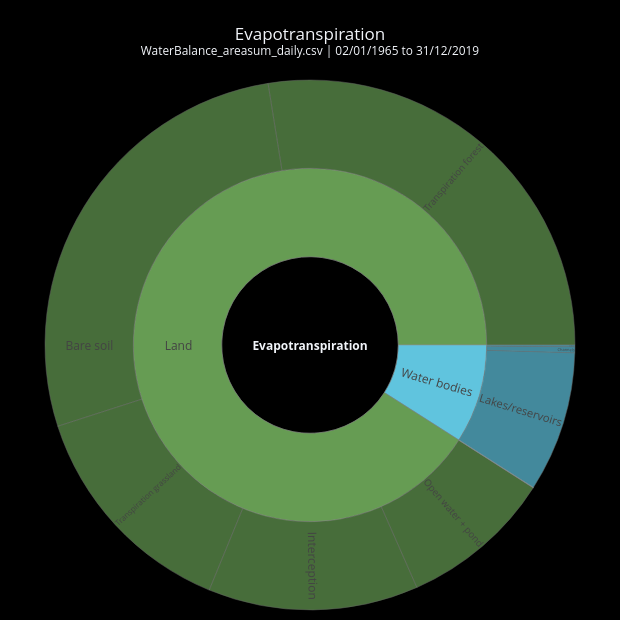

Write notebook code for a chart like this one.
### Code cell
# cell no 15: Evapotranspiration - composition (not a balance): land and water bodies
# ET: terms defined in cell no 07
ETCOL = {"Land": "#669C53", "Water bodies": "#60C4DE"}
etsum = flux("ET_all")
centre = "<b>Evapotranspiration</b>"
ids, labels, parents, values, colors, hover = [centre], [centre], [""], [etsum], [centre_color], [f"{etsum:.1f} mm, {etsum / nyears:.0f} mm/yr"]
for grp, lst in ET.items():
    vals = [(l, flux(c)) for l, c in lst if c in df.columns and flux(c) > 0]
    gv = sum(v for _, v in vals)
    if gv <= 0:
        continue
    ids.append(grp); labels.append(grp); parents.append(centre); values.append(gv); colors.append(ETCOL[grp])
    hover.append(f"{gv:.2f} mm, {gv / nyears:.0f} mm/yr, {100 * gv / etsum:.1f} %")
    for l, v in vals:
        ids.append(f"{grp}/{l}"); labels.append(l); parents.append(grp); values.append(v); colors.append(ETCOL[grp])
        hover.append(f"{v:.2f} mm, {v / nyears:.1f} mm/yr, {100 * v / etsum:.1f} %")
values[0] = sum(v for v, p in zip(values, parents) if p == centre)
# transpiration of the land covers + rest = sum_actTransTotal (check)
print(f"ET total {etsum:.2f} mm ({etsum / nyears:.0f} mm/yr), sum of the parts {values[0]:.2f} mm")
fig = go.Figure(go.Sunburst(ids=ids, labels=labels, parents=parents, values=values, branchvalues="total",
                            marker=dict(colors=colors, line=dict(color="#888", width=0.5)), customdata=hover,
                            hovertemplate="<b>%{label}</b><br>%{customdata}<extra></extra>", insidetextorientation="radial"))
fig.update_layout(title=dict(text=f"Evapotranspiration<br><sup>{title} | {period}</sup>", x=0.5), width=620, height=620,
                  margin=dict(l=10, r=10, t=80, b=10))
figs["Evapotranspiration"] = fig
fig.show()

### Figure 1 — Plotly figure (JSON) as saved in the notebook; plotly's stock layout.template omitted (floating-point values rounded to 4 significant figures)
{"data": [{"branchvalues": "total", "customdata": ["65837.3 mm, 1197 mm/yr", "59888.65 mm, 1089 mm/yr, 91.0 %", "18125.89 mm, 329.6 mm/yr, 27.5 %", "9105.79 mm, 165.6 mm/yr, 13.8 %", "8.83 mm, 0.2 mm/yr, 0.0 %", "2.66 mm, 0.0 mm/yr, 0.0 %", "18058.07 mm, 328.4 mm/yr, 27.4 %", "8439.98 mm, 153.5 mm/yr, 12.8 %", "6139.82 mm, 111.6 mm/yr, 9.3 %", "7.61 mm, 0.1 mm/yr, 0.0 %", "5948.61 mm, 108 mm/yr, 9.0 %", "5639.16 mm, 102.5 mm/yr, 8.6 %", "66.16 mm, 1.2 mm/yr, 0.1 %", "243.29 mm, 4.4 mm/yr, 0.4 %"], "hovertemplate": "<b>%{label}</b><br>%{customdata}<extra></extra>", "ids": ["<b>Evapotranspiration</b>", "Land", "Land/Transpiration forest", "Land/Transpiration grassland", "Land/Transpiration paddy", "Land/Transpiration non-paddy", "Land/Bare soil", "Land/Interception", "Land/Open water + pond", "Land/Irrigation losses", "Water bodies", "Water bodies/Lakes/reservoirs", "Water bodies/Small lakes", "Water bodies/Channels"], "insidetextorientation": "radial", "labels": ["<b>Evapotranspiration</b>", "Land", "Transpiration forest", "Transpiration grassland", "Transpiration paddy", "Transpiration non-paddy", "Bare soil", "Interception", "Open water + pond", "Irrigation losses", "Water bodies", "Lakes/reservoirs", "Small lakes", "Channels"], "marker": {"colors": ["black", "#669C53", "#669C53", "#669C53", "#669C53", "#669C53", "#669C53", "#669C53", "#669C53", "#669C53", "#60C4DE", "#60C4DE", "#60C4DE", "#60C4DE"], "line": {"color": "#888", "width": 0.5}}, "parents": ["", "<b>Evapotranspiration</b>", "Land", "Land", "Land", "Land", "Land", "Land", "Land", "Land", "<b>Evapotranspiration</b>", "Water bodies", "Water bodies", "Water bodies"], "type": "sunburst", "values": [65840.0, 59890.0, 18130.0, 9106.0, 8.833, 2.656, 18060.0, 8440.0, 6140.0, 7.613, 5949.0, 5639.0, 66.16, 243.3]}], "layout": {"height": 620, "margin": {"b": 10, "l": 10, "r": 10, "t": 80}, "title": {"text": "Evapotranspiration<br><sup>WaterBalance_areasum_daily.csv | 02/01/1965 to 31/12/2019</sup>", "x": 0.5}, "width": 620}}
